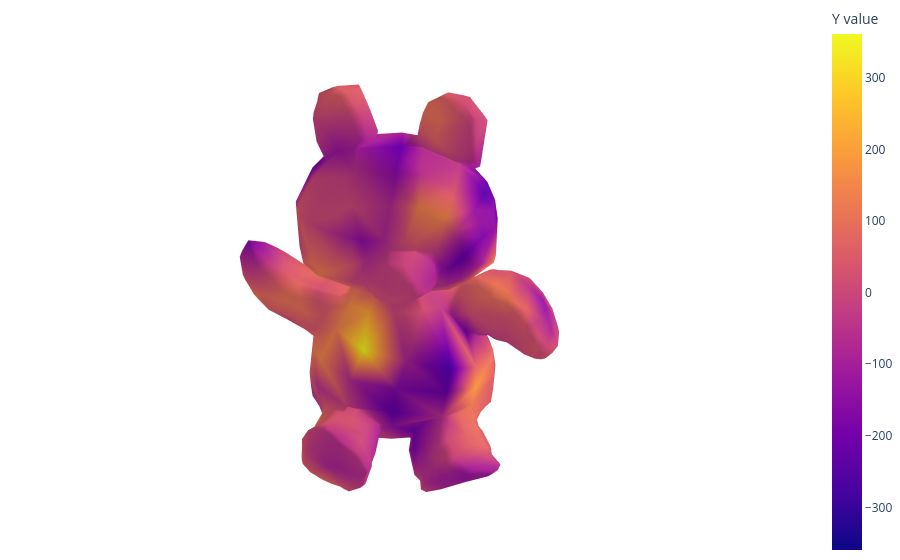

The notebook cell this image was saved under:
### Code cell
# Create mesh plot with y-values as colors
fig = go.Figure(data=[
    go.Mesh3d(
        x=vertices[:, 0],
        y=vertices[:, 1],
        z=vertices[:, 2],
        i=faces[:, 0],
        j=faces[:, 1],
        k=faces[:, 2],
        intensity=y_values,  # Color by y-values
        colorscale='plasma',  # Or 'RdBu', 'Plasma', etc.
        colorbar=dict(title="Y value"),
        showscale=True
    )
])

# Clean up the figure (using your update_figure function)
fig.update_layout(scene_aspectmode="auto")
fig.update_scenes(xaxis_visible=False, yaxis_visible=False, zaxis_visible=False)
fig.update_layout(margin=dict(l=0, r=0, t=0, b=0))
fig.update_layout(
    scene_camera=dict(
        up=dict(x=0, y=1, z=0),
        center=dict(x=0, y=0, z=0),
        eye=dict(x=0, y=0.9, z=1.8)   # zoom out: increase from 0.7/1.25
    )
)

fig.show()
fig.write_image("/Users/MAlghalayini/Desktop/Postdoc Work/CAMERA gpLVM/Manuscript/Figures/Teddy Bear Results/Ground Truth.pdf", width=1200, height=800)

### Figure 1 — Plotly figure (JSON) as saved in the notebook; plotly's stock layout.template omitted (floating-point values rounded to 4 significant figures; data arrays with more than 128 entries replaced by an {"elided": "..."} marker saying what was removed)
{"data": [{"colorbar": {"title": {"text": "Y value"}}, "colorscale": [[0, "#0d0887"], [0.1111, "#46039f"], [0.2222, "#7201a8"], [0.3333, "#9c179e"], [0.4444, "#bd3786"], [0.5556, "#d8576b"], [0.6667, "#ed7953"], [0.7778, "#fb9f3a"], [0.8889, "#fdca26"], [1, "#f0f921"]], "i": {"elided": "3192 int values"}, "intensity": {"elided": "1598 float values"}, "j": {"elided": "3192 int values"}, "k": {"elided": "3192 int values"}, "showscale": true, "type": "mesh3d", "x": {"elided": "1598 float values"}, "y": {"elided": "1598 float values"}, "z": {"elided": "1598 float values"}}], "layout": {"margin": {"b": 0, "l": 0, "r": 0, "t": 0}, "scene": {"aspectmode": "auto", "camera": {"center": {"x": 0, "y": 0, "z": 0}, "eye": {"x": 0, "y": 0.9, "z": 1.8}, "up": {"x": 0, "y": 1, "z": 0}}, "xaxis": {"visible": false}, "yaxis": {"visible": false}, "zaxis": {"visible": false}}}}
